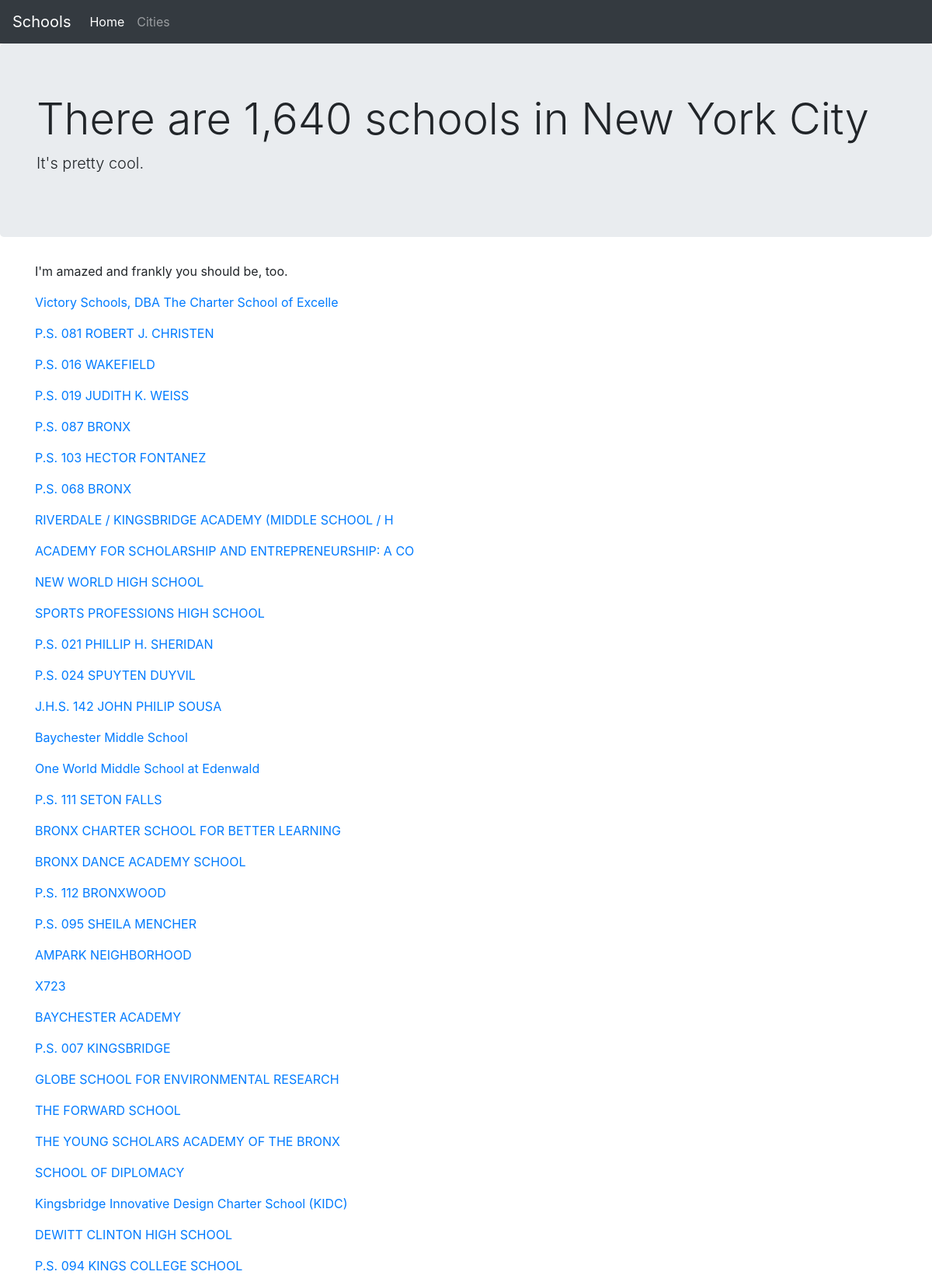
The page / (upper part) on the database its author committed.
### app.py (models this page shows)
class School(db.Model):
    __tablename__ = 'schools-geocoded'
    __table_args__ = {'extend_existing': True}
    LOC_CODE = db.Column(db.Text, primary_key=True)

### app.py (the view)
@app.route("/")
def index():
    print("Total number of schools is", School.query.count())
    school_count = School.query.count()
    school = School.query.filter_by(LOC_CODE='X270').first()
    print("School's name is", school.SCHOOLNAME)
    schools = School.query.all()
    return render_template("list.html", count=school_count, schools=schools, location="New York City")

### templates/list.html
{% extends 'layout.html' %}
{% block headline %}
  There are {{ "{:,}".format(count) }} schools in {{ location.title() }}
{% endblock %}
{% block subhead %}
  It's pretty cool.
{% endblock %}
{% block content %}
<div class="container">
    <p>I'm amazed and frankly you should be, too.</p>
    {% for school in schools %}
      <p><a href="/schools/{{ school.LOC_CODE }}">{{ school.SCHOOLNAME }}</a></p>
    {% endfor %}
</div>
{% endblock %}

### templates/layout.html (shortened to what this page needs)
<!doctype html>
<html>
  <head>
    <link rel="stylesheet" href="https://stackpath.bootstrapcdn.com/bootstrap/4.3.1/css/bootstrap.min.css">
    <link href='https://api.tiles.mapbox.com/mapbox-gl-js/v1.0.0/mapbox-gl.css' rel='stylesheet' />
  </head>
  <body>
    <nav class="navbar navbar-expand-lg navbar-dark bg-dark">
      <a class="navbar-brand" href="/">Schools</a>
      <ul class="navbar-nav">
        <li class="nav-item active">
          <a class="nav-link" href="/">Home</span></a>
        </li>
        <li class="nav-item">
          <a class="nav-link" href="/city">Cities</a>
        </li>
      </ul>
    </nav>
      <div class="jumbotron">
        <div class="container">
          <h1 class="display-4">{% block headline %}{% endblock %}</h1>
          <p class="lead">{% block subhead %}{% endblock %}</p>
        </div>
      </div>
      {% block content %}{% endblock %}
  </body>
</html>

### rows shown on the page
School: SCHOOLNAME "Victory Schools, DBA The Charter School of Excelle"
School: SCHOOLNAME "P.S. 081 ROBERT J. CHRISTEN"
School: SCHOOLNAME "P.S. 016 WAKEFIELD"
School: SCHOOLNAME "P.S. 019 JUDITH K. WEISS"
School: SCHOOLNAME "P.S. 087 BRONX"
School: SCHOOLNAME "P.S. 103 HECTOR FONTANEZ"
School: SCHOOLNAME "P.S. 068 BRONX"
School: SCHOOLNAME "RIVERDALE / KINGSBRIDGE ACADEMY (MIDDLE SCHOOL / H"
School: SCHOOLNAME "ACADEMY FOR SCHOLARSHIP AND ENTREPRENEURSHIP: A CO"
School: SCHOOLNAME "NEW WORLD HIGH SCHOOL"
School: SCHOOLNAME "SPORTS PROFESSIONS HIGH SCHOOL"
School: SCHOOLNAME "P.S. 021 PHILLIP H. SHERIDAN"
School: SCHOOLNAME "P.S. 024 SPUYTEN DUYVIL"
School: SCHOOLNAME "J.H.S. 142 JOHN PHILIP SOUSA"
School: SCHOOLNAME "Baychester Middle School"
School: SCHOOLNAME "One World Middle School at Edenwald"
School: SCHOOLNAME "P.S. 111 SETON FALLS"
School: SCHOOLNAME "BRONX CHARTER SCHOOL FOR BETTER LEARNING"
School: SCHOOLNAME "BRONX DANCE ACADEMY SCHOOL"
School: SCHOOLNAME "P.S. 112 BRONXWOOD"
School: SCHOOLNAME "P.S. 095 SHEILA MENCHER"
School: SCHOOLNAME "AMPARK NEIGHBORHOOD"
School: SCHOOLNAME "X723"
School: SCHOOLNAME "BAYCHESTER ACADEMY"
School: SCHOOLNAME "P.S. 007 KINGSBRIDGE"
School: SCHOOLNAME "GLOBE SCHOOL FOR ENVIRONMENTAL RESEARCH"
School: SCHOOLNAME "THE FORWARD SCHOOL"
School: SCHOOLNAME "THE YOUNG SCHOLARS ACADEMY OF THE BRONX"
School: SCHOOLNAME "SCHOOL OF DIPLOMACY"
School: SCHOOLNAME "Kingsbridge Innovative Design Charter School (KIDC)"
School: SCHOOLNAME "DEWITT CLINTON HIGH SCHOOL"
School: SCHOOLNAME "P.S. 094 KINGS COLLEGE SCHOOL"

### other values the page prints
{{ "{:,}".format(count) }} "1,640"
{{ location.title() }} "New York City"
